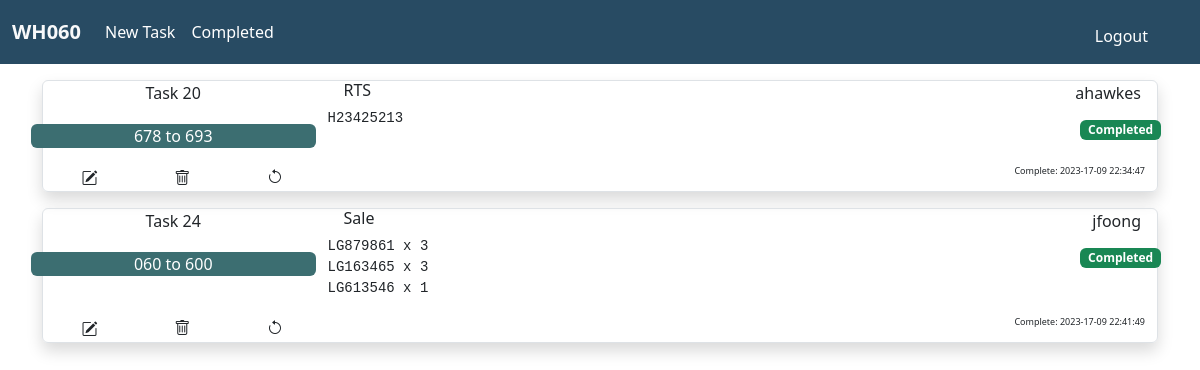
Page /completed (signed in) on the earlier database version.
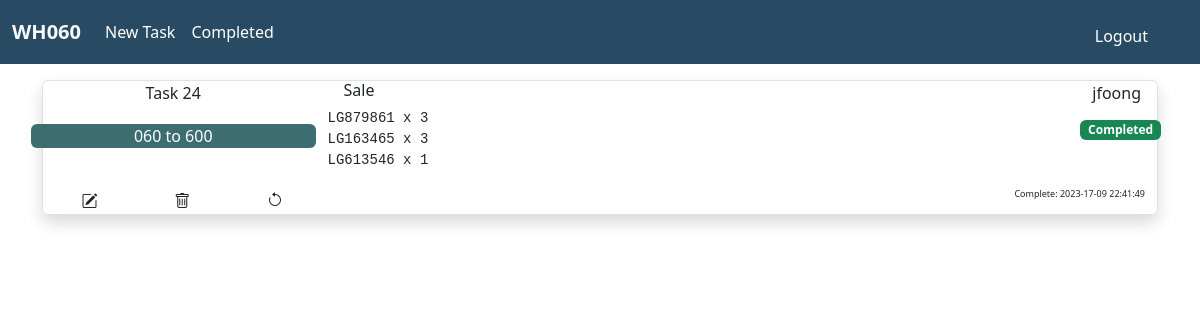
Same page on the later database version.
### tables this page shows
CREATE TABLE tasks (task_id INTEGER PRIMARY KEY AUTOINCREMENT NOT NULL, user_id INTEGER NOT NULL, task_name TEXT NOT NULL, reference TEXT NOT NULL, task TEXT NOT NULL, datetime DATETIME, status TEXT DEFAULT "To do", completed_datetime DATETIME, FOREIGN KEY (user_id) REFERENCES users(id));

CREATE TABLE users (id INTEGER PRIMARY KEY AUTOINCREMENT NOT NULL, username TEXT NOT NULL);

### app.py (the view)
@app.route("/completed", methods=["POST", "GET"])
@login_required
def completed():
    if request.method == "POST":
        task_id = request.form.get("task_id")
        conn = sqlite3.connect(my_file)
        cur = conn.cursor()
        cur.execute(
            "UPDATE tasks SET status = 'To do', completed_datetime = ? WHERE task_id = ?", (None, task_id)
        )
        flash("Task " + task_id + " Status changed to To do")
        conn.commit()
        cur.close()
        conn.close()
        return redirect("/")
    else:
        conn = sqlite3.connect(my_file)
        conn.row_factory = sqlite3.Row
        cur = conn.cursor()
        cur.execute(
            "SELECT * FROM tasks JOIN users ON id = user_id WHERE status = 'Completed'"
        )
        completed_tasks = cur.fetchall()
        cur.close()
        conn.close()
        return render_template("completed.html", completed_tasks=completed_tasks)

### app.py (called while the page is built)
@app.after_request
def after_request(response):
    response.headers["Cache-Control"] = "no-cache, no-store, must-revalidate"
    response.headers["Expires"] = 0
    response.headers["Pragma"] = "no-cache"
    return response

### helpers.py (called while the page is built)
def login_required(f):
    @wraps(f)
    def decorated_function(*args, **kwargs):
        if session.get("user_id") is None:
            return redirect("/login")
        return f(*args, **kwargs)
    return decorated_function

### templates/completed.html (shortened to what this page needs)
{% extends "layout.html" %}
{% block main %}
{% for task in completed_tasks %}
<div class="container px-0 my-3 border shadow text-center rounded">
  <div class="row no-gutters px-0">
    <div class="col-3 px-0">
      <span>Task {{ task.task_id }}</span>
    </div>
    <div class="col">
      <h6 class="text-start mx-3">{{ task.reference }}</h6>
    </div>
    <div class="col-3 d-flex justify-content-end">
      <span class="pe-3">{{ task.username }} </span>
    </div>
  </div>
  <div class="row no-gutters">
    <div class="col-3 rounded my-3 p-0">
      <div class="container rounded px-2 task_name_box">
      <span>{{ task.task_name }}</span>
      </div>
    </div>
    <div class="col-6 text-start">
      <pre class="task_text">
            {{ task.task }}
      </pre>
    </div>
    <div class="col-3 text-end p-2">
      <span class="badge bg-success">{{ task.status }}</span>
    </div>
  </div>
  <div class="container">
    <div class="row no-gutters p-0">
      <div class="col-1 d-flex justify-content-center rounded-start p-0 m-0">
        <form action="/edittask" method="get">
          <button type="submit" class="btn m-0 p-0" name=task_id value="{{ task.task_id }}">
              <i class="bi bi-pencil-square"></i></button>
        </form>
      </div>
      <div class="col-1 d-flex justify-content-center px-0 m-0">
        <button type="button" class="btn m-0 p-0" data-bs-toggle="modal" data-bs-target="#confirmdelete_{{ task.task_id }}"><i
            class="bi bi-trash"></i></button>
      </div>
      <div class="col-1 d-flex justify-content-center px-0 m-0">
        <form action="/completed" method="post">
          <button type="submit" class="btn m-0 p-0 d-flex flex-row-reverse" name=task_id value="{{ task.task_id }}">
            <i class="bi bi-arrow-counterclockwise"></i></button>
        </form>
      </div>
      <div class="col-6">
      </div>
      <div class="col-3 d-flex justify-content-end">
        <span class="date_time">
          Complete: {{ task.completed_datetime }}
        </span>
      </div>
    </div>
  </div>
</div>
{% endfor %}
{% endblock %}

Differences in the rows shown:
no longer on this page (row edited): tasks: task_id "20", reference "RTS", username "ahawkes", task_name "678 to 693", task "H23425213", status "Completed", completed_datetime "2023-17-09 22:34:47"
